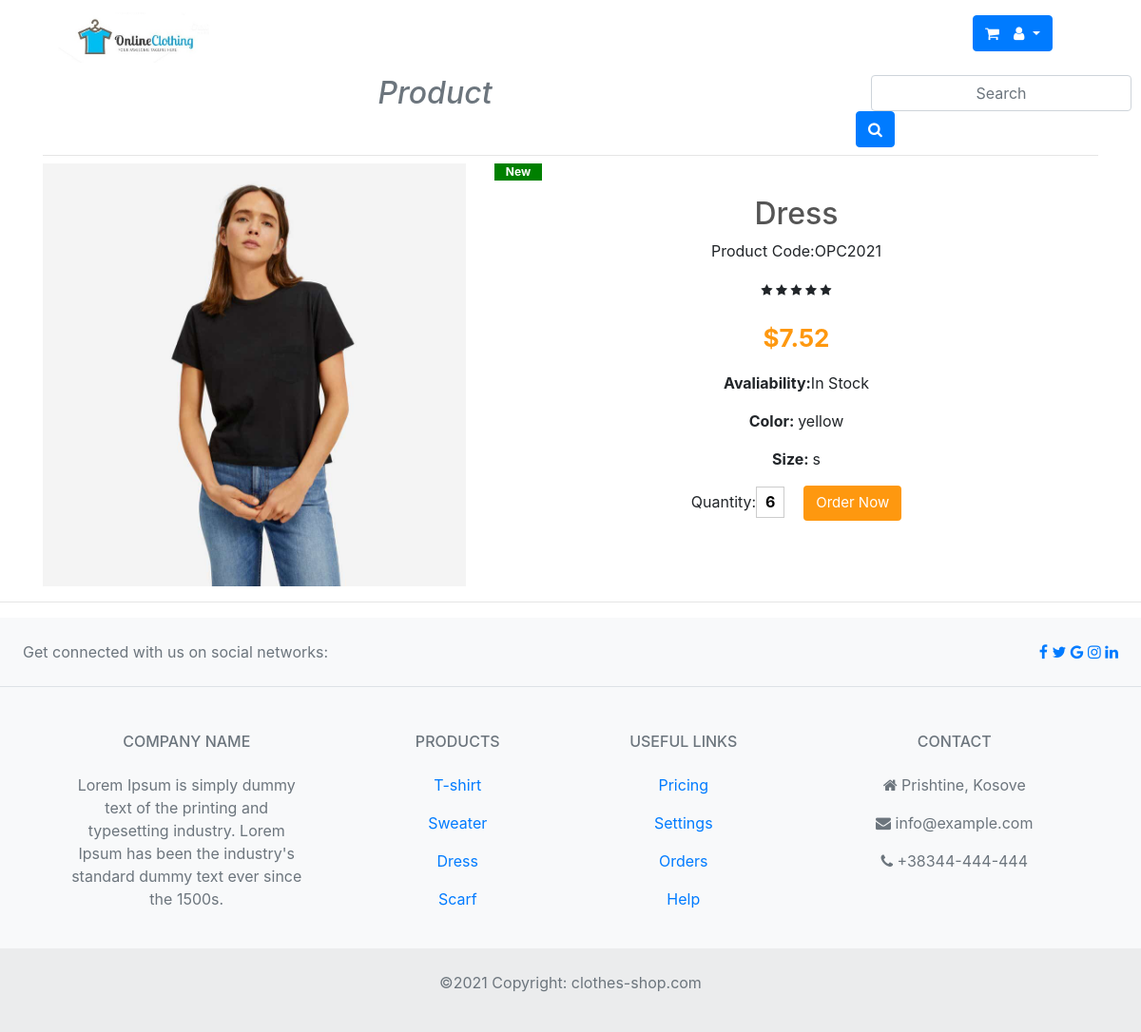
/single_product.php?id=19, run on the app's committed database.
### tables this page shows
CREATE TABLE `products` (
  `id` int(11) NOT NULL,
  `name_product` varchar(255) DEFAULT NULL,
  `color` varchar(255) DEFAULT NULL,
  `size` varchar(10) DEFAULT NULL,
  `price` decimal(5,2) DEFAULT NULL,
  `quantity` varchar(255) DEFAULT NULL,
  `image_url` varchar(255) DEFAULT NULL
);

### lib/Database.php (called while the page is built, shortened)
<?php
abstract class Database{
    private $host = 'localhost';
    private $user = 'root';
    private $password = '';
    private $dbname = 'clothes';
    private function connectDB(){
        try {
            $dsn = "mysql:host=" . $this->host . ";dbname=" . $this->dbname;
            $pdo = new PDO($dsn, $this->user, $this->password);
            $pdo->setAttribute(PDO::ATTR_ERRMODE, PDO::ERRMODE_EXCEPTION);
            return $pdo;
        } catch (Exception $e){
            echo "Lidhja me bazen e shenimeve deshtoi " . $e->getMessage();
        }
    }
    public function prepare($sql){
        return $this->connectDB()->prepare($sql);
    }
    public function getClassName(){
        $class_name = new ReflectionClass($this);
        return $class_name = ucfirst($class_name->getShortName());
    }
    public function get_by_id($id){
        $sql = "SELECT * FROM " . static::$db_table;
        $sql .= " WHERE id=" . $id;
        $stmt = $this->prepare($sql);
        $stmt->execute();
        $stmt->setFetchMode(PDO::FETCH_CLASS, __NAMESPACE__ . "\\{$this->getClassName()}");
        $result = $stmt->fetch();
        return $result;
    }
}
?>

### lib/Product.php (called while the page is built, shortened)
<?php
include_once 'Database.php';
class Product extends Database{
    private $id;
    private $name_product;
    private $color;
    private $size;
    private $price;
    private $quantity;
    public function getId(){
        return $this->id;
    }
    public function getName_product(){
        return $this->name_product;
    }
    public function getColor(){
        return $this->color;
    }
    public function getSize(){
        return $this->size;
    }
    public function getPrice(){
        return $this->price;
    }
    public function getQuantity(){
        return $this->quantity;
    }
}
?>

### single_product.php (the view, shortened to what this page needs)
<!DOCTYPE html>
<html lang="en">
<head>
    <link rel="stylesheet" href="https://stackpath.bootstrapcdn.com/bootstrap/4.5.0/css/bootstrap.min.css">
    <link rel="stylesheet" href="https://cdnjs.cloudflare.com/ajax/libs/font-awesome/4.7.0/css/font-awesome.min.css">
</head>
<body>
        <div class="container-fluid">
            <div class="row">
              <div class="col-sm-9">
                <header class="header">
                    <nav class="navbar navbar-expand-lg navbar-light  ">
                        <div class="container">
                            <a href="#" class="navbar-brand">
                                <img src="images/1.jpg" alt="logo" width="180">
                            </a>
                        </div>
                    </nav>
                </header>
              </div>
              <div class="col-sm-1 ">
                  <section class="shopping_cart">
                <button type="button" class="btn btn-primary ml-2 mt-3">
                  <i class="fa fa-shopping-cart"></i>
                </button>
            </section>
              </div>
              <div class="col-sm-2 mt-3">
                  <section class="user">
                <div class="btn-group" role="group">
                    <button  id="dopdown-1" type="button" class="btn btn-primary dropdown-toggle" data-toggle="dropdown">
                     <i class="fa fa-user"></i>
                    </button>
                </div>
              </section>
          </div>
</div>
</div>
        <section id="product" class="text-center ">
            <div class="container">
               <div class="row">
                    <div class="col-sm-9">
                        <h2 class="font-italic text-muted"> Product</h2>
                    </div>
                      <div class="col-sm-3">
                      <div class="input-group">
                            <div class="form-inline">
                              <input type="text" id="form1" placeholder="Search" class="form-control ml-3" />
                            </div>
                            <button type="button" class="btn btn-primary">
                              <i class="fa fa-search"></i>
                            </button>
                          </div>
                    </div>
               </div>
                <hr class=" my-2">
                <div class="row ">
                <div class="col-md-5">
                  <div id="carouselExampleSlidesOnly" class="carousel slide" data-ride="carousel">
                        <div class="carousel-inner">
                            <div class="carousel-item active">
                            <img class="d-block w-100" src="images/29.jpg" alt="First slide">
                            </div>
                        </div>
                      </div>
                   </div>
                 <?php
                 $product = new Product();
                                if (isset($_GET['id'])){
                                    $id = $_GET['id'];
                                    $product = $product->get_by_id($id);}
                          if ($product){
                                echo" <div class='col-md-7'>";
                                echo" <p class ='newarrival text-center'>New</p>";
                                echo"<h2>".$product->getName_Product()."</h2>";
                                echo"<p>Product Code:OPC2021</p>";
                                echo" <small>
                                                <i class='fa fa-star'></i>
                                                <i class='fa fa-star'></i>
                                                <i class='fa fa-star'></i>
                                                <i class='fa fa-star'></i>
                                                <i class='fa fa-star'></i>
                                         </small>";
                                echo"<p class='price'>$".$product->getPrice()."</p>";
                                echo"<p><b>Avaliability:</b>In Stock</p>";
                                echo"<p><b>Color: </b>".$product->getColor()."</p>";
                                echo"<p><b>Size: </b>".$product->getSize()."</p>";
                                echo"<label>Quantity: </label>";
                                echo"<input type ='text' value='" .$product->getQuantity()."'readonly>";
                                echo"<a href='pay_order.php?id=".$product->getId()."' class='btn btn-default cart'> Order Now</a>";
                                echo"</div> ";
                          }
                        ?>
                </div>
        </section>
        <hr class=" my-3">
        <?php include 'inc/footer.php';?>
</body>
</html>

### single_product.php (style rules this page uses)
.shopping_cart { margin-left: 100px; }
.user { margin-left:38px; }
.newarrival { background:green; width:50px; color:white; font-size:12px; font-weight:bold; }
.col-md-7 h2 { color:#555; }
.price { color:#FE980F; font-size:26px; font-weight:bold; padding-top:20px; }
input { border:1px solid #ccc; font-weight:bold; height:33px; text-align:center; width:30px; }
.cart { background: #fe980f; color:#ffffff; font-size:15px; margin-left:20px; }

### data on the page
products: name_product "Dress", price "7.52", color "yellow", size "s", quantity "6"
